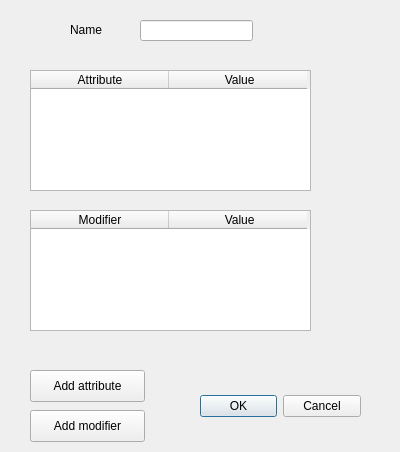
<?xml version="1.0" encoding="UTF-8"?>
<ui version="4.0">
 <class>itemDialog</class>
 <widget class="QDialog" name="itemDialog">
  <property name="geometry">
   <rect>
    <x>0</x>
    <y>0</y>
    <width>400</width>
    <height>452</height>
   </rect>
  </property>
  <property name="windowTitle">
   <string>Edit Item</string>
  </property>
  <widget class="QDialogButtonBox" name="buttonBox">
   <property name="geometry">
    <rect>
     <x>200</x>
     <y>390</y>
     <width>161</width>
     <height>32</height>
    </rect>
   </property>
   <property name="orientation">
    <enum>Qt::Horizontal</enum>
   </property>
   <property name="standardButtons">
    <set>QDialogButtonBox::Cancel|QDialogButtonBox::Ok</set>
   </property>
  </widget>
  <widget class="QTableWidget" name="attrTableWidget">
   <property name="geometry">
    <rect>
     <x>30</x>
     <y>70</y>
     <width>281</width>
     <height>121</height>
    </rect>
   </property>
   <attribute name="horizontalHeaderDefaultSectionSize">
    <number>138</number>
   </attribute>
   <column>
    <property name="text">
     <string>Attribute</string>
    </property>
   </column>
   <column>
    <property name="text">
     <string> Value</string>
    </property>
   </column>
  </widget>
  <widget class="QLineEdit" name="lineEdit">
   <property name="geometry">
    <rect>
     <x>140</x>
     <y>20</y>
     <width>113</width>
     <height>21</height>
    </rect>
   </property>
  </widget>
  <widget class="QLabel" name="label">
   <property name="geometry">
    <rect>
     <x>70</x>
     <y>20</y>
     <width>62</width>
     <height>19</height>
    </rect>
   </property>
   <property name="text">
    <string>Name</string>
   </property>
  </widget>
  <widget class="QPushButton" name="pushButton">
   <property name="geometry">
    <rect>
     <x>30</x>
     <y>370</y>
     <width>115</width>
     <height>32</height>
    </rect>
   </property>
   <property name="text">
    <string>Add attribute</string>
   </property>
  </widget>
  <widget class="QTableWidget" name="modTableWidget">
   <property name="geometry">
    <rect>
     <x>30</x>
     <y>210</y>
     <width>281</width>
     <height>121</height>
    </rect>
   </property>
   <attribute name="horizontalHeaderDefaultSectionSize">
    <number>138</number>
   </attribute>
   <column>
    <property name="text">
     <string>Modifier</string>
    </property>
   </column>
   <column>
    <property name="text">
     <string> Value</string>
    </property>
   </column>
  </widget>
  <widget class="QPushButton" name="mod_addButton">
   <property name="geometry">
    <rect>
     <x>30</x>
     <y>410</y>
     <width>115</width>
     <height>32</height>
    </rect>
   </property>
   <property name="text">
    <string>Add modifier</string>
   </property>
  </widget>
 </widget>
 <resources/>
 <connections>
  <connection>
   <sender>buttonBox</sender>
   <signal>accepted()</signal>
   <receiver>itemDialog</receiver>
   <slot>accept()</slot>
   <hints>
    <hint type="sourcelabel">
     <x>248</x>
     <y>254</y>
    </hint>
    <hint type="destinationlabel">
     <x>157</x>
     <y>274</y>
    </hint>
   </hints>
  </connection>
  <connection>
   <sender>buttonBox</sender>
   <signal>rejected()</signal>
   <receiver>itemDialog</receiver>
   <slot>reject()</slot>
   <hints>
    <hint type="sourcelabel">
     <x>316</x>
     <y>260</y>
    </hint>
    <hint type="destinationlabel">
     <x>286</x>
     <y>274</y>
    </hint>
   </hints>
  </connection>
 </connections>
</ui>
